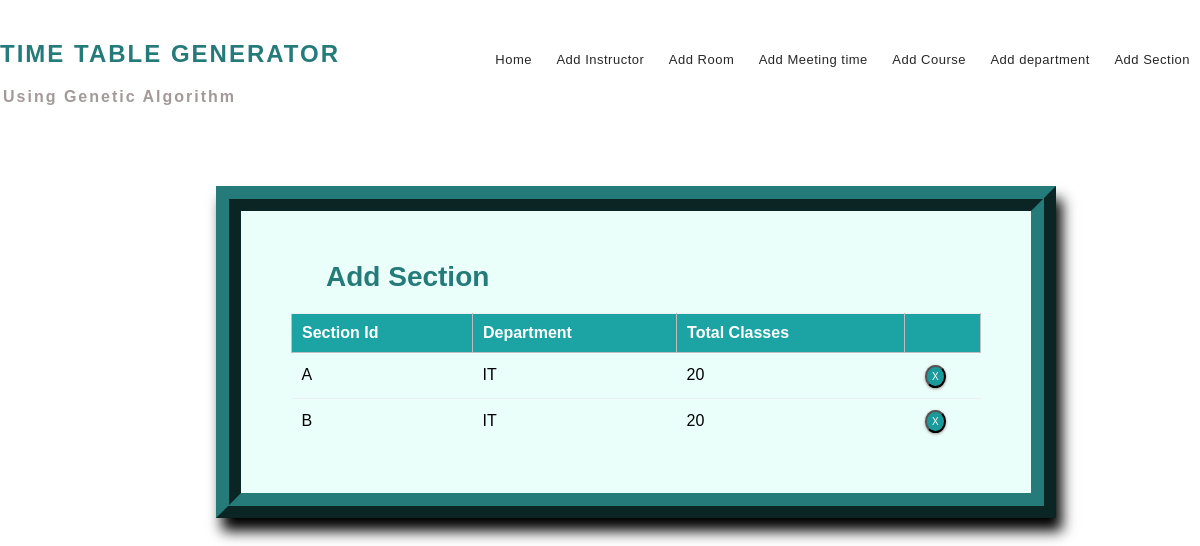
/section_list/, run on the app's committed database.
### mm1/models.py (models this page shows, shortened)
class Section(models.Model):
    section_id = models.CharField(max_length=25, primary_key=True)
    department = models.ForeignKey(Department, on_delete=models.CASCADE)
    num_class_in_week = models.IntegerField(default=0)
    course = models.ForeignKey(Course, on_delete=models.CASCADE, blank=True, null=True)
    meeting_time = models.ForeignKey(MeetingTime, on_delete=models.CASCADE, blank=True, null=True)
    room = models.ForeignKey(Room,on_delete=models.CASCADE, blank=True, null=True)
    instructor = models.ForeignKey(Instructor, on_delete=models.CASCADE, blank=True, null=True)

class Department(models.Model):
    dept_name = models.CharField(max_length=50)
    courses = models.ManyToManyField(Course)
    def __str__(self):
        return self.dept_name

### mm1/views.py (the view)
# urls.py: path('section_list/', views.section_list, name='editsection'),
def section_list(request):
    context = {
        'sections': Section.objects.all()
    }
    return render(request, 'seclist.html', context)

### templates/seclist.html (shortened to what this page needs)
{% extends 'base.html' %}
{% block content %}
{% load static %}
<fieldset class="fieldset">
    <a href="{% url 'addsection'%}"><h1 class="tablink" onclick="openPage('new')" id="defaultOpen">Add Section</h1></a>
    <div class="tabcontent" id="edit">
        <table class="table1">
            <thead>
            <tr class="table-headers">
            <th>Section Id</th>
            <th>Department</th>
            <th>Total Classes</th>
            <th  class="empty"></th>
            </tr>
            </thead>
            <tbody>
            {% for sec in sections %}
            <tr>
             <td>{{sec.section_id}}</td>
             <td>{{sec.department}}</td>
             <td>{{sec.num_class_in_week }}</td>
             <td class="empty">
                <form action="{% url 'deletesection' sec.section_id %}" method="post">
                        <input type="submit" value="X" class="cross">
                </form>
             </td>
             </tr>
            {% endfor %}
            </tbody>
        </table>
    </div>
</fieldset>
{% endblock %}

### static/CSS/style.css (style rules this page uses)
* { margin: 0; padding: 0; box-sizing: border-box; font-family: sans-serif; }
html { scroll-behavior: smooth; }
a { text-decoration:none; }
form { margin-top: 3%; margin-left: 18%; margin-right: 12%; }
fieldset h1 { color: #257a7a; padding-bottom: 20px; margin-left: 35px; display: inline-block; cursor: pointer; font-size: 28px; }
fieldset input { padding:8px; color: #938c8c }
.table2 td, th { border: 1px solid rgb(190,190,190); padding: 10px 20px; }
.table1 { width: 100%; border-collapse: collapse; text-align: left; overflow: hidden; }
.table1 td, th { border-top: 1px solid #ECF0F1; padding: 10px; }
.table1 th { background-color: #1ca4a4; color: #fff; }
.cross { border-radius: 50%; font-size:10px; box-shadow: 0px 1px 3px 0px #9e9292; padding: 4px 5px; color: #fff; background-color: #1a9a9a; cursor: pointer; }
.fieldset { margin-top: 3%; margin-left: 18%; margin-right: 12%; padding: 50px; border-width: 25px; border-style: ridge; border-color: #257a7a; box-shadow: 6px 13px 13px 0px black; background-color: #ebfffa; }

### data on the page
Section: section_id "A", department "IT", num_class_in_week "20"
Section: section_id "B", department "IT", num_class_in_week "20"
